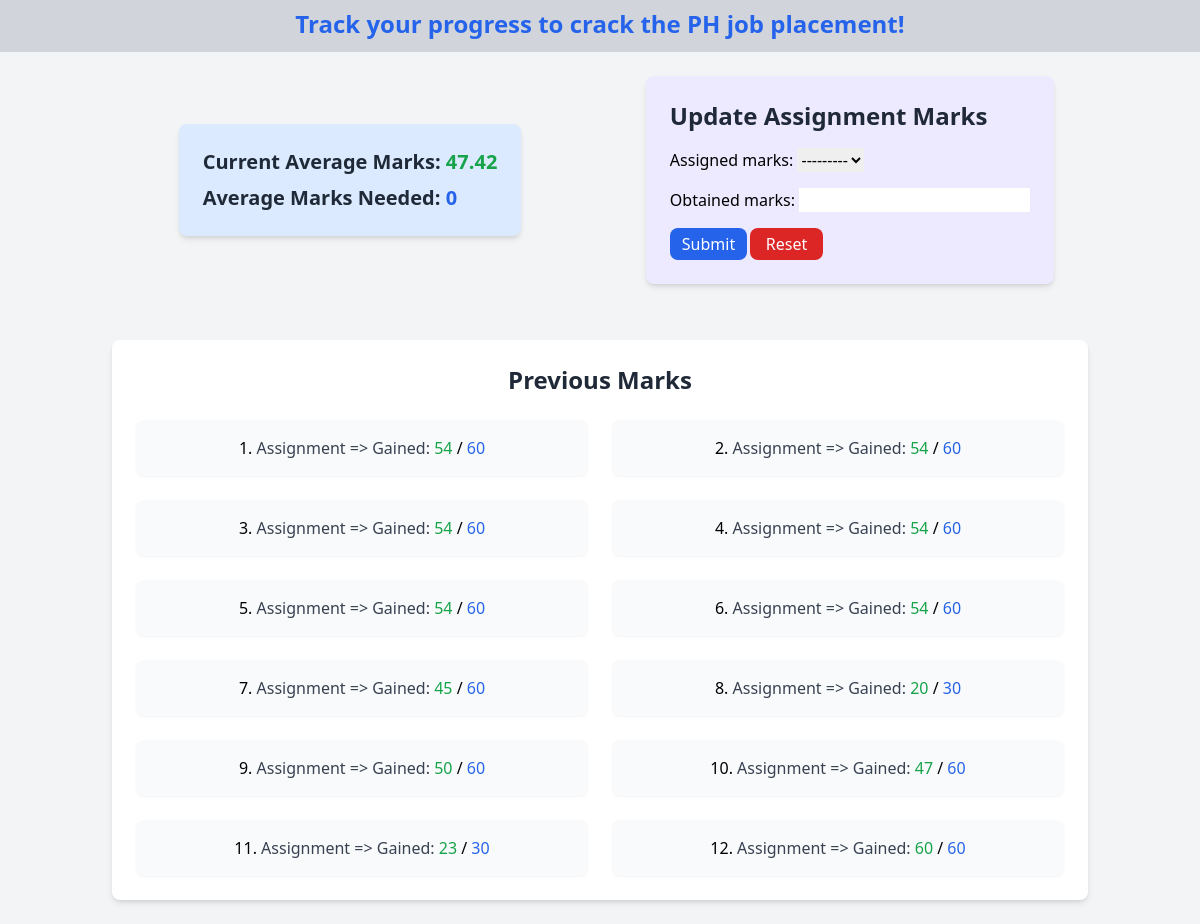
The page / on the database its author committed.
### assignments/models.py (models this page shows, shortened)
class Assignment(models.Model):
    assigned_marks = models.IntegerField(choices=[(60, '60'), (50, '50'), (30, '30')])
    obtained_marks = models.IntegerField()

### assignments/views.py (the view)
# urls.py: path('', assignment_submission, name='assignment_submission'),
def assignment_submission(request):
    assignments = Assignment.objects.all()
    total_submissions = assignments.count()
    total_assigned_marks = sum(a.assigned_marks for a in assignments)
    total_obtained_marks = sum(a.obtained_marks for a in assignments)
    average_marks = (total_obtained_marks / total_submissions) if total_submissions > 0 else 0
    required_total_marks = 48 * 12  # Total required marks across 12 assignments
    remaining_needed = max(0, (required_total_marks - total_obtained_marks) / (12 - total_submissions)) if total_submissions < 12 else 0
    last_two_required = "N/A"
    if total_submissions >= 2:
        last_two_assignments = assignments.order_by('-id')[:2]
        last_two_required = all(a.obtained_marks >= (0.7 * a.assigned_marks) for a in last_two_assignments)
    if request.method == "POST":
        if "clear_data" in request.POST:
            assignments.delete()
            return redirect('assignment_submission')
        form = AssignmentForm(request.POST)
        if form.is_valid():
            new_assignment = form.save()
            return redirect('assignment_submission')
    else:
        form = AssignmentForm()
    context = {
        'form': form,
        'assignments': assignments,
        'average_marks': round(average_marks, 2),
        'remaining_needed': round(remaining_needed, 2),
        'last_two_required': "Yes" if last_two_required else "No",
    }
    return render(request, 'assignment_submission.html', context)

### assignments/forms.py (shortened to what this page needs)
class AssignmentForm(forms.ModelForm):
    class Meta:
        model = Assignment
        fields = ['assigned_marks', 'obtained_marks']

### assignments/templates/assignment_submission.html (shortened to what this page needs)
<!DOCTYPE html>
<html lang="en">
<head>
    <script src="https://cdn.tailwindcss.com"></script>
</head>
<body class="bg-gray-100 font-sans">
    <div class="text-center p-2 pb-1 bg-gray-300">
        <p class="text-2xl mb-2 text-blue-600 font-semibold">
            Track your progress to crack the PH job placement!
        </p>
    </div>
    <div class="container mx-auto  p-6 pt-0">
        <div class="grid grid-cols-1 md:grid-cols-2 gap-6 mt-6">
            <div class="w-full max-w-md mx-auto flex flex-col justify-center items-center">
                <div class="bg-blue-100 p-6 rounded-lg shadow-md mb-8">
                    <h3 class="text-xl font-semibold text-gray-800 mb-2">Current Average Marks: <span class="text-green-600">{{ average_marks }}</span></h3>
                    <h3 class="text-xl font-semibold text-gray-800">Average Marks Needed: <span class="text-blue-600">{{ remaining_needed }}</span></h3>
                </div>
            </div>
            <div class="max-w-md mx-auto flex flex-col justify-center items-center">
                <div class="bg-violet-100 p-6 rounded-lg shadow-md mb-8">
                    <h2 class="text-2xl font-semibold text-gray-800 mb-4">Update Assignment Marks</h2>
                    <form method="post" class="space-y-4">
                        {{ form.as_p }}
                        <button type="submit" class="bg-blue-600 text-white px-3 py-1 rounded-lg hover:bg-blue-700 transition duration-300">Submit</button>
                    </form>
                    <div class="ml-20 -mt-8">
                        <form method="post">
                            <button type="submit" name="clear_data" class="bg-red-600 text-white px-4 py-1 rounded-lg hover:bg-red-700 transition duration-300">Reset</button>
                        </form>
                    </div>
                </div>
            </div>
        </div>
        <div class="bg-white p-6 rounded-lg shadow-md text-center mt-6">
            <h2 class="text-2xl font-semibold text-gray-800 mb-4">Previous Marks</h2>
            <ol class="space-y-3 list-decimal list-inside">
                <div class="grid grid-cols-1 md:grid-cols-2 gap-6 mt-6">
                    {% for assignment in assignments %}
                    <div>
                        <li class="bg-gray-50 p-4 rounded-lg shadow-sm">
                            <span class="font-medium text-gray-700">Assignment => Gained:</span>
                            <span class="text-green-600">{{ assignment.obtained_marks }}</span> /
                            <span class="text-blue-600">{{ assignment.assigned_marks }}</span>
                        </li>
                    </div>
                {% endfor %}
                </div>
            </ol>
        </div>
    </div>
</body>
</html>

### rows shown on the page
Assignment: obtained_marks "54", assigned_marks "60"
Assignment: obtained_marks "54", assigned_marks "60"
Assignment: obtained_marks "54", assigned_marks "60"
Assignment: obtained_marks "54", assigned_marks "60"
Assignment: obtained_marks "54", assigned_marks "60"
Assignment: obtained_marks "54", assigned_marks "60"
Assignment: obtained_marks "45", assigned_marks "60"
Assignment: obtained_marks "20", assigned_marks "30"
Assignment: obtained_marks "50", assigned_marks "60"
Assignment: obtained_marks "47", assigned_marks "60"
Assignment: obtained_marks "23", assigned_marks "30"
Assignment: obtained_marks "60", assigned_marks "60"

### other values the page prints
{{ average_marks }} "47.42"
{{ remaining_needed }} "0"
